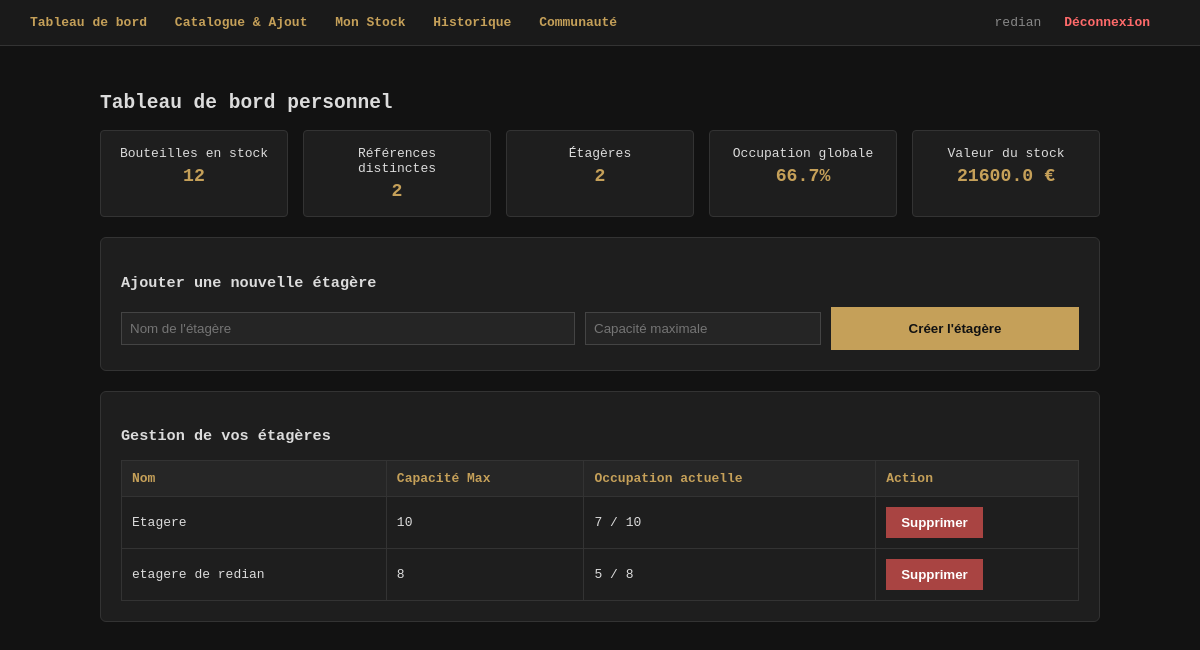
The page /dashboard (signed in) on the database its author committed.
### tables this page shows
CREATE TABLE etagere (
                id INTEGER PRIMARY KEY AUTOINCREMENT,
                nom TEXT NOT NULL,
                capacite INTEGER NOT NULL,
                cave_id INTEGER NOT NULL,
                FOREIGN KEY(cave_id) REFERENCES cave(id)
            );

### app.py (the view)
@app.route('/dashboard')
def dashboard(): # onglet dashboard pour un visuel dynamique de la cave et son contenue
    if 'user_id' not in session:
        return redirect(url_for('index'))
    user_id = session['user_id']
    conn = get_db()
    cursor = conn.cursor()
    cursor.execute("SELECT id FROM cave WHERE utilisateur_id = ?", (user_id,))
    cave = cursor.fetchone()
    cave_id = cave['id'] if cave else None
    etageres = []
    nb_bouteilles = 0
    nb_references = 0
    valeur_stock = 0.0
    capacite_totale = 0
    if cave_id:
        cursor.execute("""
            SELECT e.*,
            (SELECT COUNT(*) FROM bouteille b WHERE b.etagere_id = e.id AND b.statut = 'stock') as occupation
            FROM etagere e WHERE e.cave_id = ?
        """, (cave_id,))
        etageres = cursor.fetchall()
        for etag in etageres:
            capacite_totale += etag['capacite']
        cursor.execute("""
            SELECT COUNT(b.id) as nb, COUNT(DISTINCT b.vin_id) as refs, SUM(b.prix_achat) as total
            FROM bouteille b JOIN etagere e ON b.etagere_id = e.id
            WHERE e.cave_id = ? AND b.statut = 'stock'
        """, (cave_id,))
        res = cursor.fetchone()
        if res and res['nb']:
            nb_bouteilles = res['nb']
            nb_references = res['refs']
            valeur_stock = res['total'] if res['total'] else 0.0
    occupation_globale = (nb_bouteilles / capacite_totale * 100) if capacite_totale > 0 else 0
    conn.close()
    return render_template('dashboard.html',
                           etageres=etageres,
                           nb_bouteilles=nb_bouteilles,
                           nb_references=nb_references,
                           valeur_stock=valeur_stock,
                           capacite_totale=capacite_totale,
                           occupation_globale=round(occupation_globale, 1))

### app.py (called while the page is built)
def get_db(): # Récupération de la base de donnée
    conn = sqlite3.connect(DB_NAME)
    conn.row_factory = sqlite3.Row
    return conn

### templates/dashboard.html
{% extends "base.html" %}
{% block content %}
<h2>Tableau de bord personnel</h2>
<div class="stats-grid">
    <div class="stat-box"><div>Bouteilles en stock</div><div class="stat-val">{{ nb_bouteilles }}</div></div>
    <div class="stat-box"><div>Références distinctes</div><div class="stat-val">{{ nb_references }}</div></div>
    <div class="stat-box"><div>Étagères</div><div class="stat-val">{{ etageres|length }}</div></div>
    <div class="stat-box"><div>Occupation globale</div><div class="stat-val">{{ occupation_globale }}%</div></div>
    <div class="stat-box"><div>Valeur du stock</div><div class="stat-val">{{ valeur_stock }} €</div></div>
</div>
<div class="card">
    <h3>Ajouter une nouvelle étagère</h3>
    <form method="POST" action="/etagere/add" style="display:flex; gap:10px;">
        <input type="text" name="nom" placeholder="Nom de l'étagère" required style="flex:2;">
        <input type="number" name="capacite" placeholder="Capacité maximale" min="1" required style="flex:1;">
        <button type="submit" style="flex:1;">Créer l'étagère</button>
    </form>
</div>
<div class="card">
    <h3>Gestion de vos étagères</h3>
    <table>
        <tr><th>Nom</th><th>Capacité Max</th><th>Occupation actuelle</th><th>Action</th></tr>
        {% for etag in etageres %}
        <tr>
            <td>{{ etag.nom }}</td>
            <td>{{ etag.capacite }}</td>
            <td>{{ etag.occupation }} / {{ etag.capacite }}</td>
            <td>
                <form method="POST" action="/etagere/delete/{{ etag.id }}" onsubmit="return confirm('Supprimer cette étagère ?');" style="margin:0;">
                    <button type="submit" class="btn-danger">Supprimer</button>
                </form>
            </td>
        </tr>
        {% else %}
        <tr><td colspan="4" style="text-align:center; color:#777;">Aucune étagère enregistrée.</td></tr>
        {% endfor %}
    </table>
</div>
{% endblock %}

### templates/base.html (style rules this page uses)
body { background-color: #121212; color: #dcdcdc; font-family: monospace; margin: 0; padding: 0; }
.card { background: #1e1e1e; border: 1px solid #333; padding: 20px; border-radius: 6px; margin-bottom: 20px; }
table { width: 100%; border-collapse: collapse; margin-top: 10px; }
th, td { border: 1px solid #333; padding: 10px; text-align: left; }
th { background: #262626; color: #c5a059; }
input, select, textarea { background: #252525; border: 1px solid #444; color: #fff; padding: 8px; margin: 5px 0; width: 100%; box-sizing: border-box; }
button { background: #c5a059; color: #121212; border: none; padding: 8px 15px; font-weight: bold; cursor: pointer; }
.btn-danger { background: #a94442; color: #fff; }
.stats-grid { display: grid; grid-template-columns: repeat(5, 1fr); gap: 15px; margin-bottom: 20px; }
.stat-box { background: #1e1e1e; border: 1px solid #333; padding: 15px; text-align: center; border-radius: 4px; }
.stat-val { font-size: 1.4em; color: #c5a059; font-weight: bold; margin-top: 5px; }

### rows shown on the page
etagere: nom "Etagere", capacite "10", occupation "7"
etagere: nom "etagere de redian", capacite "8", occupation "5"

### other values the page prints
{{ session['username'] }} "redian"
{{ nb_bouteilles }} "12"
{{ nb_references }} "2"
{{ etageres|length }} "2"
{{ occupation_globale }} "66.7"
{{ valeur_stock }} "21600.0"
